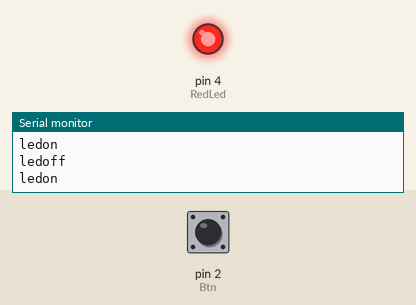
Recording of a sketch running on a simulated Arduino Uno, built with avr-gcc and run on an emulated ATmega328P. On the bench: output pins drawn as LEDs (lit = HIGH), the last lines printed to the serial monitor. The inputs (shaded band) are chosen by the test bench; at power-on: pin 2 (Btn) HIGH. Random numbers use the default seed unless the sketch sets one.

Above: at 1.2 s.
1.3 s: pin 2 (Btn) pulled LOW for 0.15 s
At 5.1 s:
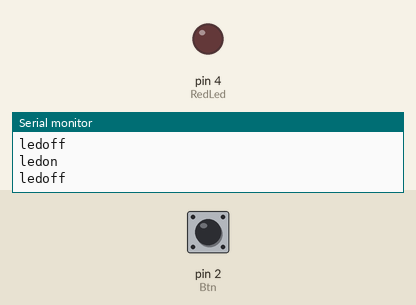
Timing chart, 0 to 10.3 s (numbered marks = the images above; inputs shaded):
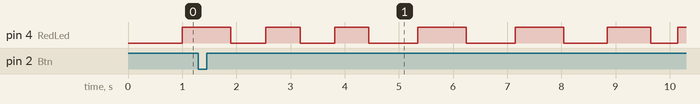

The sketch:

6LS.ino
```cpp
#define Btn 2
#define GrnLed 3
#define RedLed 4
#define Debounce 50

bool IsLedOn = false;
int OnPrd = 1000;
int OffPrd;
int Score;
int BtnVal = digitalRead(Btn);
int LastBtnVal = digitalRead(Btn);

unsigned long LastTimeOn;
unsigned long LastTimeBtnPress = 0;

void setup() {
  Serial.begin(9600);
  pinMode(RedLed, OUTPUT);
  pinMode(Btn, INPUT_PULLUP);
  randomSeed(analogRead(A1));
}
void loop() {
  BtnVal = digitalRead(Btn);
  if ((BtnVal == LOW) && (LastBtnVal == HIGH) && (millis() - LastTimeBtnPress >= Debounce)){
    LastTimeBtnPress = millis();
    Score += (IsLedOn) ? 1:-1;
    OnPrd = difficulty(Score);
    Serial.println(Score);
    Serial.println(OnPrd);}
  LastBtnVal = BtnVal;

  if ( millis() - LastTimeOn >= OnPrd ){
    ToggleLed();}
  if ( millis() - LastTimeOn >= OffPrd ){
    ToggleLed();}
}
int ChangePrd(){
  int k = random(500, 2000);
  return k;
}
void ToggleLed() {
  LastTimeOn = millis();
  if (!IsLedOn) {
    LedOn();
  } else {
    LedOff();
  }
}
void LedOn() {
  digitalWrite(RedLed, HIGH);
  IsLedOn = true;
  Serial.println("ledon");
}
void LedOff() {
  digitalWrite(RedLed, LOW);
  OffPrd = ChangePrd();
  IsLedOn = false;
  Serial.println("ledoff");
}
int difficulty(int x){
  switch(x){

    case 0:
    x = 1000;
    return x;
    break;

    case 1:
    x = 900;
    return x;
    break;

    case 2:
    x = 800;
    return x;
    break;

    case 3:
    x = 700;
    return x;
    break;

    case 4:
    x = 600;
    break;

    case 5:
    x = 500;
    return x;
    break;

    case 6:
    x = 400;
    return x;
    break;

    case 7:
    x = 300;
    return x;
    break;

    case 8:
    x = 200;
    return x;
    break;

    case 9:
    x = 100;
    return x;
    break;
  }
}
```
